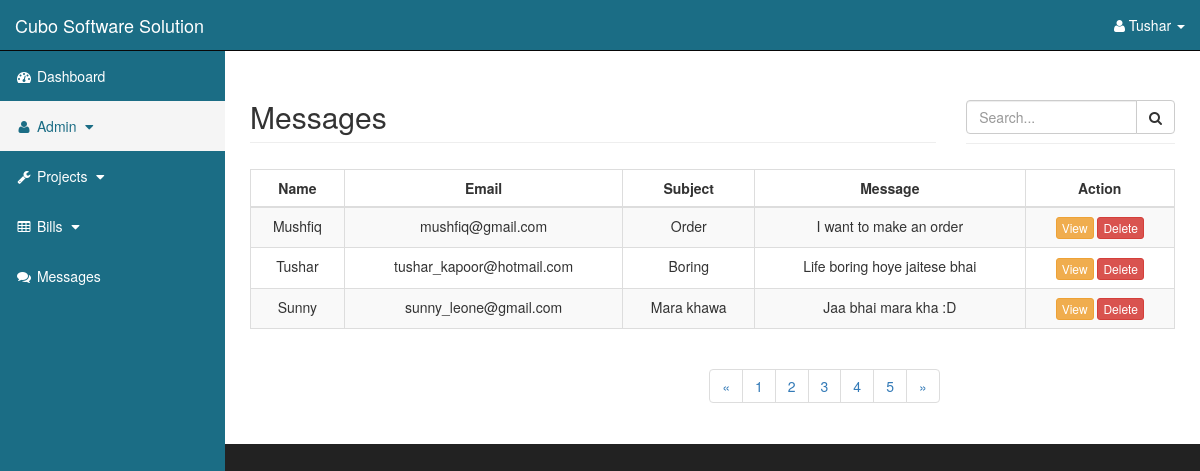
The app's page /messages.php with its own data.
### tables this page shows
CREATE TABLE `tbl_message` (
  `m_id` int(10) NOT NULL,
  `m_name` varchar(50) NOT NULL,
  `m_email` varchar(100) NOT NULL,
  `m_subject` varchar(50) NOT NULL,
  `m_message` varchar(200) NOT NULL
);

### functions/function.php (called while the page is built, shortened)
<?php
class Parts {
    public function addHeader()
    {
        require_once("includes/header.php");
    }
    public function addSidebar()
    {
        require_once("includes/sidebar.php");
    }
    public function addPage($pageName)
    {
        require_once("includes/" . $pageName);
    }
    public function addFooter()
    {
        require_once("includes/footer.php");
    }
}
class DB {
    private $serverName = "localhost";
    private $userName = "root";
    private $passWord = "";
    private $dbName = "psam";
    private $con;
    public function dbConnect()
    {
        $this->con = mysqli_connect($this->serverName, $this->userName, $this->passWord, $this->dbName);
        return $this->con;
    }
    public function manageMessageData()
    {
        $query = "SELECT * FROM tbl_message ORDER BY m_id DESC";
        $res = mysqli_query($this->con, $query);
        return $res;
    }
}

### messages.php (called while the page is built, shortened)
<?php
    require_once "functions/function.php";
    $oParts = new Parts();
    $oParts -> addHeader();
    $oParts -> addSidebar();
    $oParts -> addPage("messages.php");

### includes/messages.php (the view, shortened to what this page needs)
<?php
require_once 'functions/function.php';
?>
<div id="page-wrapper">
    <div class="container-fluid">
        <div class="row">
            <div class="col-lg-9">
                <h2 class="page-header">
                    Messages
                </h2>
            </div>
            <div class="col-lg-3">
                <div class="input-group custom-search-form page-header">
                    <input type="text" class="form-control" placeholder="Search...">
                    <span class="input-group-btn">
                        <button class="btn btn-default" type="button">
                            <i class="fa fa-search"></i>
                        </button>
                    </span>
                </div>
            </div>
        </div>
        <div class="row">
            <div class="col-lg-12">
                <div>
                    <table id="tbl" class="table table-bordered table-hover table-striped table-responsive">
                        <thead id="heading_center">
                            <tr>
                                <th>Name</th>
                                <th>Email</th>
                                <th>Subject</th>
                                <th>Message</th>
                                <th>Action</th>
                            </tr>
                        </thead>
                        <tbody>
                            <?php
                            $oDB = new DB();
                            $result = $oDB->manageMessageData();
                            while ($res = mysqli_fetch_assoc($result))
                            {
                                ?>
                                <tr class="text-center">
                                    <td><?= $res['m_name']; ?></td>
                                    <td><?= $res['m_email']; ?></td>
                                    <td><?= $res['m_subject']; ?></td>
                                    <td><?= $res['m_message']; ?></td>
                                    <td>
                                        <a href="view_message.php?vm=<?= urlencode($res['m_id']); ?>"><button type="button" class="btn btn-xs btn-warning">View</button></a>
                                        <a href="delete_message.php?dm=<?= urlencode($res['m_id']); ?>"><button type="button" class="btn btn-xs btn-danger">Delete</button>
                                    </td>
                                </tr>
                            <?php } ?>
                        </tbody>
                    </table>
                </div>
            </div>
        </div>
        <div class="row">
            <div class="col-lg-offset-2 col-lg-10 ">
                <nav aria-label="Page navigation example">
                    <ul class="pagination">
                        <li class="page-item">
                            <a class="page-link" href="#" aria-label="Previous">
                                <span aria-hidden="true">&laquo;</span>
                            </a>
                        </li>
                        <li class="page-item"><a class="page-link" href="#">1</a></li>
                        <li class="page-item"><a class="page-link" href="#">2</a></li>
                        <li class="page-item"><a class="page-link" href="#">3</a></li>
                        <li class="page-item"><a class="page-link" href="#">4</a></li>
                        <li class="page-item"><a class="page-link" href="#">5</a></li>
                        <li class="page-item">
                            <a class="page-link" href="#" aria-label="Next">
                                <span aria-hidden="true">&raquo;</span>
                            </a>
                        </li>
                    </ul>
                </nav>
            </div>
        </div>
    </div>
</div>

### assets/css/style.css (style rules this page uses)
body { margin-top: 100px; background-color: #222; line-height: 2.429; }
#page-wrapper { width: 100%; padding: 0; background-color: #fff; }
.input-group { margin-bottom: 25px; }
.pagination { display: inline-block; padding-left: 0; margin-left: 300px; border-radius: 4px; }
#tbl thead tr th { text-align: center; }
@media (min-width:768px) { #page-wrapper { padding: 10px; } }
@media (min-width:768px) { body { margin-top: 50px; } }

### records on screen
tbl_message: m_name "Mushfiq", m_email "mushfiq@gmail.com", m_subject "Order", m_message "I want to make an order"
tbl_message: m_name "Tushar", m_email "tushar_kapoor@hotmail.com", m_subject "Boring", m_message "Life boring hoye jaitese bhai"
tbl_message: m_name "Sunny", m_email "sunny_leone@gmail.com", m_subject "Mara khawa", m_message "Jaa bhai mara kha :D"
